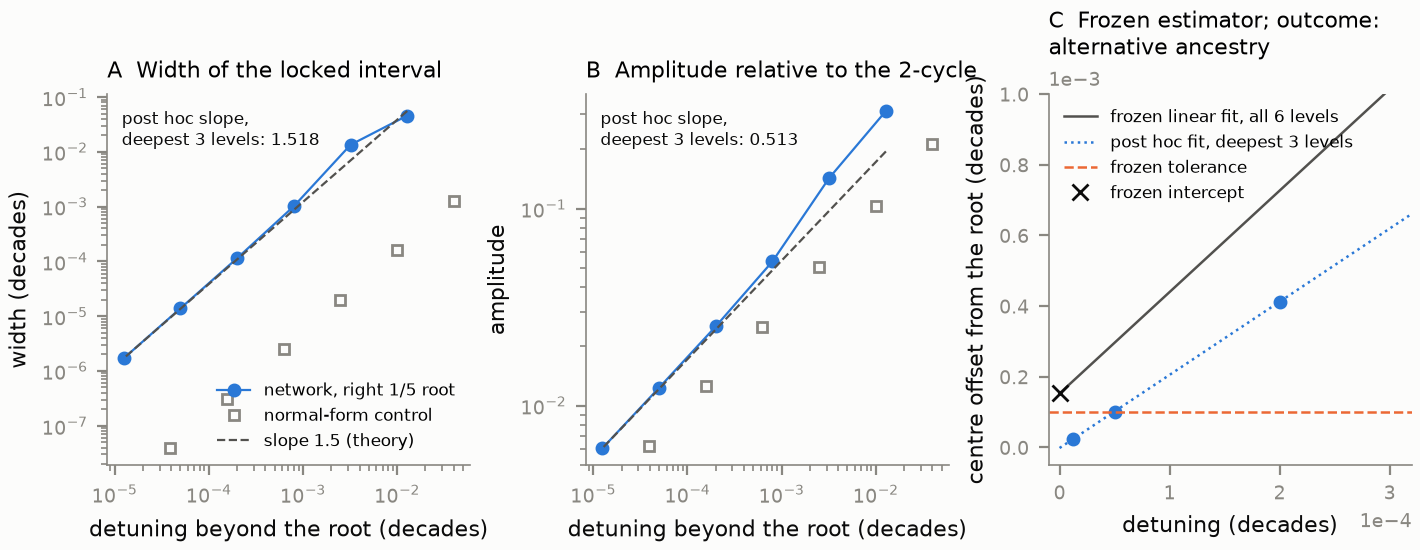

This figure's Python source:
"""Figure 8: resonance ancestry of the rule-selected 1/5 window (S2-28011).

Evidence: exploratory (docs/explore-ancestry-2026-10-07.md), with frozen
acceptance rules. Six cross-sections beyond the predicted 1/5 resonance point
(right root) at detunings delta = 0.0128 / 4^k; on each, both fold edges of the
locked period-10 interval. Panels A and B: width and amplitude of the locked
interval against delta, with the resonant normal-form control's levels
(controls-002) and the theory slopes (q - 2) / 2 = 1.5 and 1/2 drawn through the
deepest level; the post-hoc slopes fitted over the three deepest levels are
printed. Panel C: centre offset of the locked interval against delta, with the
frozen estimator (linear fit over all six levels), its intercept and the frozen
tolerance (the frozen outcome is "alternative ancestry"), and a post-hoc fit over
the three deepest levels; the axes show the three deepest levels only.
"""

import json

import numpy as np

import common as c

LEVELS = c.EXPLORE / "ancestry/levels-right-attempt2/levels.json"
CONTROLS = c.EXPLORE / "ancestry/controls-002/controls.json"
CONNECT = c.EXPLORE / "ancestry/connect-right/connect.json"


def slope(x, y):
    return float(np.polyfit(np.log(x), np.log(y), 1)[0])


def main():
    c.style()
    levels = json.loads(LEVELS.read_text())
    controls = json.loads(CONTROLS.read_text())
    connect = json.loads(CONNECT.read_text())
    det = levels["details"]
    delta = np.array(levels["deltas"])
    width, amp, centre = (np.array(det[k]) for k in ("widths", "amplitudes", "centers"))
    pos = controls["positive"]
    pos_delta = np.array([lv["delta"] for lv in pos["levels"]])
    pos_width, pos_amp = np.array(pos["details"]["widths"]), np.array(pos["details"]["amplitudes"])
    deep = slice(len(delta) - 3, len(delta))
    w_slope, a_slope = slope(delta[deep], width[deep]), slope(delta[deep], amp[deep])
    fig, axes = c.plt.subplots(1, 3, figsize=(7.1, 2.75), layout="constrained")
    for ax, values, control, theory, fitted, title, ylabel in (
            (axes[0], width, pos_width, 1.5, w_slope, "A  Width of the locked interval", "width (decades)"),
            (axes[1], amp, pos_amp, 0.5, a_slope, "B  Amplitude relative to the 2-cycle", "amplitude")):
        ax.plot(delta, values, "o-", color=c.FOLD, markersize=4, linewidth=0.8, label="network, right 1/5 root")
        ax.plot(pos_delta, control, "s", color=c.MUTED, markersize=3.5, markerfacecolor="none",
                label="normal-form control")
        guide = values[-1] * (delta / delta[-1]) ** theory
        ax.plot(delta, guide, "--", color=c.SECONDARY, linewidth=0.8, label=f"slope {theory:g} (theory)")
        ax.set_xscale("log")
        ax.set_yscale("log")
        ax.set_xlabel("detuning beyond the root (decades)")
        ax.set_ylabel(ylabel)
        ax.set_title(title, fontsize=8)
        ax.text(0.04, 0.96, f"post hoc slope,\ndeepest 3 levels: {fitted:.3f}", transform=ax.transAxes,
                va="top", fontsize=6.3, color=c.INK)
    axes[0].legend(loc="lower right", frameon=False, fontsize=6)
    ax = axes[2]
    ax.plot(delta, centre, "o", color=c.FOLD, markersize=4)
    fit = np.polyfit(delta, centre, 1)
    deep_fit = np.polyfit(delta[deep], centre[deep], 1)
    grid = np.linspace(0, 3.2e-4, 200)
    ax.plot(grid, np.polyval(fit, grid), "-", color=c.SECONDARY, linewidth=0.9, label="frozen linear fit, all 6 levels")
    ax.plot(grid, np.polyval(deep_fit, grid), ":", color=c.FOLD, linewidth=0.9, label="post hoc fit, deepest 3 levels")
    ax.axhline(det["root_tolerance"], color=c.FLIP, linewidth=0.9, linestyle="--", label="frozen tolerance")
    ax.plot(0, det["extrapolated_center"], "x", color=c.INK, markersize=6, label="frozen intercept")
    ax.set_xlim(-1e-5, 3.2e-4)
    ax.set_ylim(-5e-5, 1.0e-3)
    ax.ticklabel_format(axis="both", style="sci", scilimits=(-3, 3))
    ax.set_xlabel("detuning (decades)")
    ax.set_ylabel("centre offset from the root (decades)")
    ax.set_title(f"C  Frozen estimator; outcome:\n{levels['outcome'].replace('_', ' ')}", fontsize=8)
    ax.legend(loc="upper left", frameon=False, fontsize=6)
    derived = {"deltas": delta.tolist(), "widths": width.tolist(), "amplitudes": amp.tolist(),
               "centres": centre.tolist(), "frozen_outcome": levels["outcome"],
               "extrapolated_center": det["extrapolated_center"], "root_tolerance": det["root_tolerance"],
               "posthoc_width_slope": w_slope, "posthoc_amplitude_slope": a_slope,
               "controls": {k: controls[k]["outcome"] for k in ("positive", "specificity", "negative")},
               "connection_outcome": connect["outcome"]}
    alt = (f"Resonance ancestry of a rule-selected period-10 window (rotation 1/5). Locked intervals with both fold "
           f"edges were found on all {len(delta)} cross-sections approaching the predicted 1/5 resonance point; widths "
           f"and amplitudes shrink toward it. The frozen estimator, a linear fit of the interval centre over all "
           f"levels, extrapolates to {det['extrapolated_center']:.2e} decades, above the frozen tolerance of "
           f"{det['root_tolerance']:.0e}, so the frozen outcome is alternative ancestry. Post hoc, over the deepest "
           f"three levels the width scales with exponent {w_slope:.3f} (theory 1.5) and the amplitude with "
           f"{a_slope:.3f} (theory 0.5).")
    c.save(fig, "f8_ancestry", [LEVELS, CONTROLS, CONNECT], __file__, "exploratory (frozen acceptance rules)", alt,
           derived, "Slopes over the deepest three levels are post hoc and do not replace the frozen outcome.")


if __name__ == "__main__":
    main()
